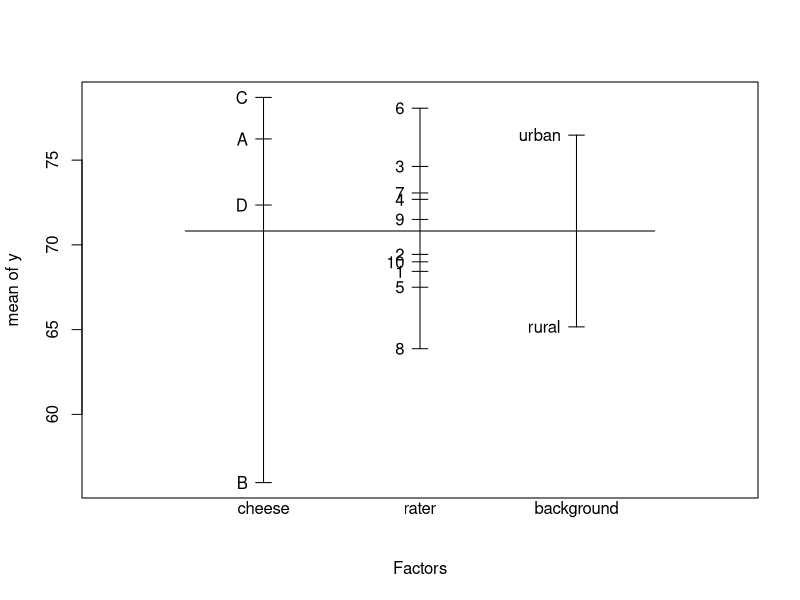
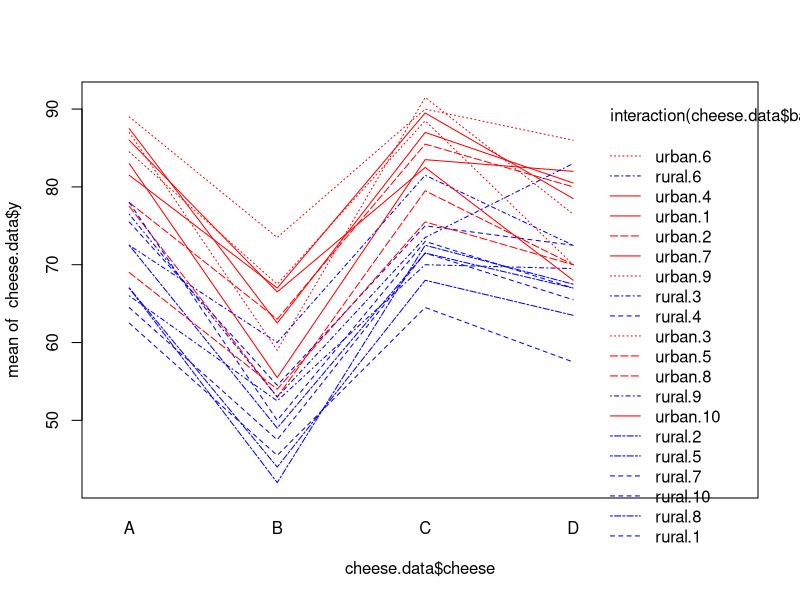
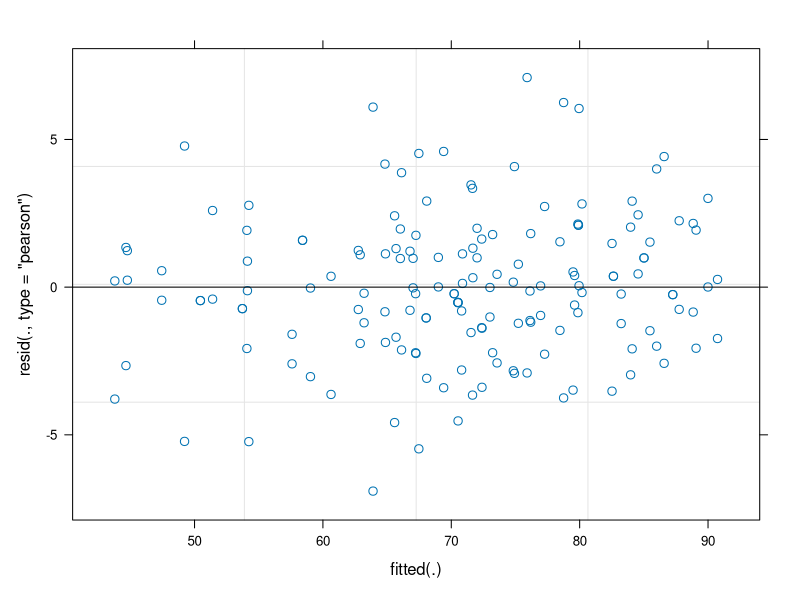
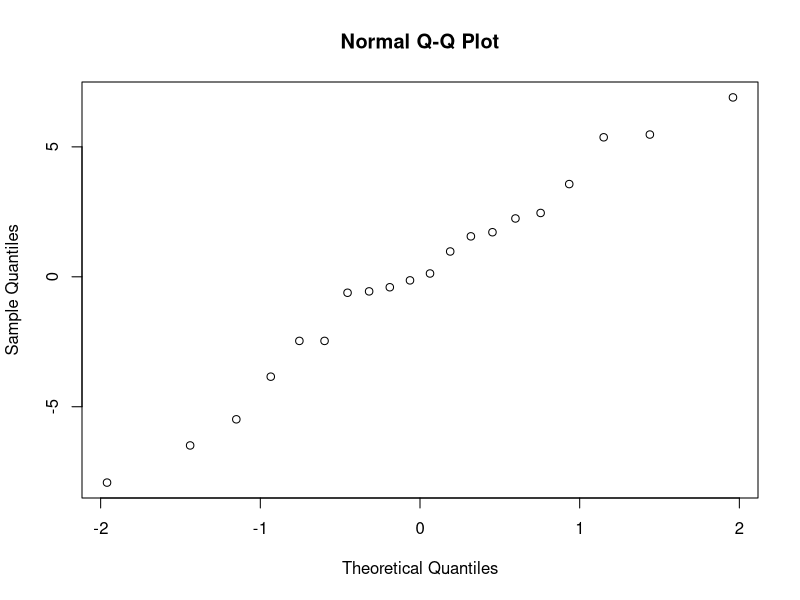
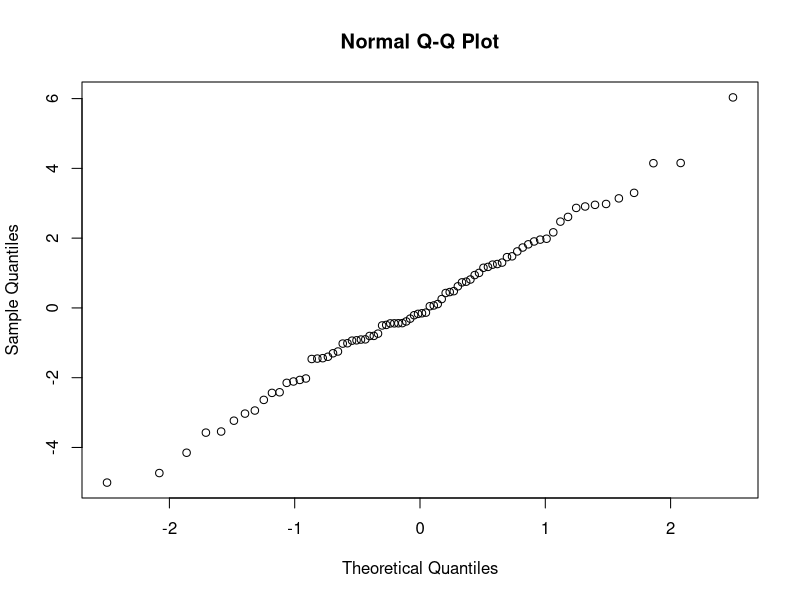
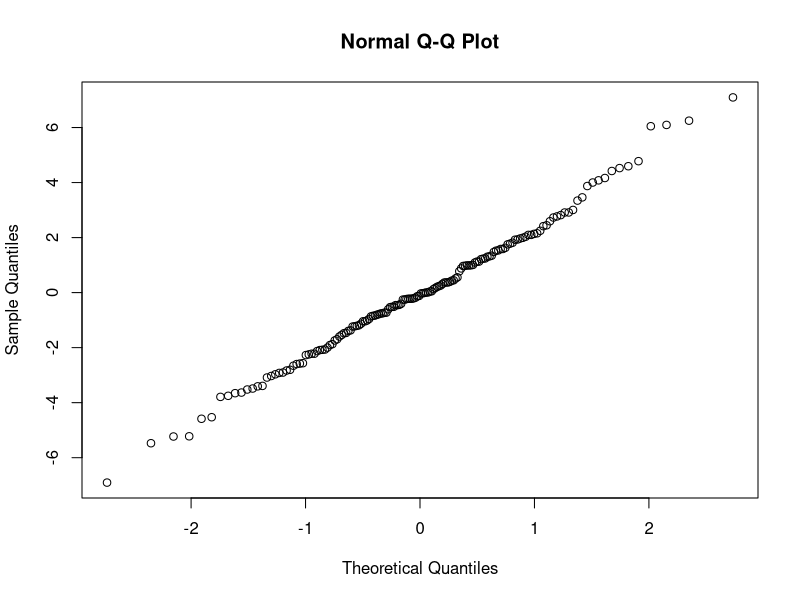

Source code (R) for these figures, in order:
## Simulate data ####

## 2 backgrounds: rural, urban
## 10 raters per background
## 4 cheese types
## 2 replicates per cheese type and rater combination

background <- factor(c("rural", "urban"))
rater <- factor(1:10)
cheese  <- factor(c("A", "B", "C", "D"))
set.seed(123)

## main effect of background
background.eff <- c(-5, 5); names(background.eff) <- levels(background)

## main effect of cheese
cheese.eff <- c(5, -15, 8, 2); names(cheese.eff) <- levels(cheese)

## no interaction background:cheese

## random effects of rater
rater.eff <- rnorm(20, sd = 5)

## random interaction
cheese.rater <- rnorm(20 * 4, sd = 4) ## adjust sd.?

m <- expand.grid(cheese = cheese, rater = rater, background = background)

y <- 70 + rep(background.eff, each = 40) + 
          rep(rater.eff, each = 4) + 
          rep(cheese.eff, times = 20) + 
          cheese.rater
m2 <- cbind(m, y)

cheese.data   <- m2[rep(1:nrow(m), each = 2),] 
cheese.data$y <- round(cheese.data$y + rnorm(nrow(cheese.data), sd = 3), 0)

str(cheese.data)
head(cheese.data)

## Visualize data ####
plot.design(cheese.data)
interaction.plot(x.factor = cheese.data$cheese,
                 trace.factor = interaction(cheese.data$background, cheese.data$rater),
                 response = cheese.data$y, col = rep(c("blue", "red"), times = 10))

## Analyze data with lmer ####
library(lmerTest)

fit <- lmer(y ~ background * cheese + (1 | rater:background) + 
              (1 | rater:background:cheese), data = cheese.data)
summary(fit)
anova(fit) ## also compare with interaction plot!
    

confint(fit, oldNames = FALSE)

## Residual Analysis
plot(fit)
qqnorm(ranef(fit)$"rater:background"[,1])
qqnorm(ranef(fit)$"rater:background:cheese"[,1])
qqnorm(resid(fit))
